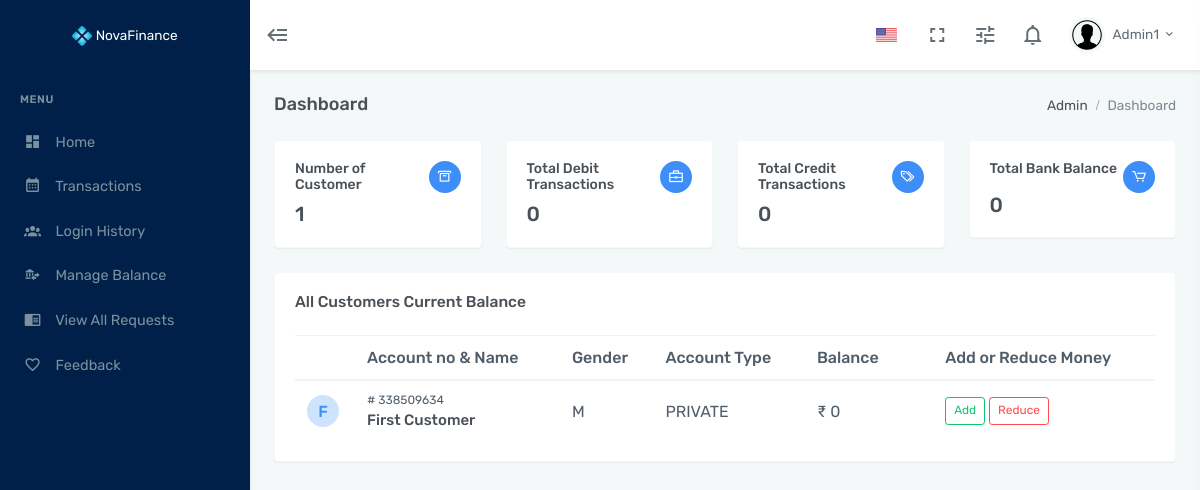
Screenshot of /admin/manage_balance.php (signed in) with the database file from the repository.
### tables this page shows
CREATE TABLE `tbl_customer` (
  `account_no` int(9) NOT NULL,
  `full_name` char(100) NOT NULL,
  `gender` char(10) NOT NULL,
  `birth_date` date NOT NULL,
  `mobile` char(15) NOT NULL,
  `email` char(100) NOT NULL,
  `passport` char(100) NOT NULL
);

CREATE TABLE `tbl_account_type` (
  `account_no` int(9) NOT NULL,
  `account_type` char(10) NOT NULL
);

CREATE TABLE `tbl_balance` (
  `account_no` int(9) NOT NULL,
  `account_type`  char(100) NOT NULL,
  `balance` int(10) NOT NULL
);

### admin/manage_balance.php (the view, shortened to what the rows shown need)
<?php
    include('connect.php');
    if(isset($_SESSION["s_admin_id"]))
    {
        $Admin_id = $_SESSION["s_admin_id"];
        $query_admin = "SELECT * FROM tbl_admin WHERE admin_id=$Admin_id";
        $result_admin = mysqli_query($con, $query_admin);
        $row_admin_detail = mysqli_fetch_array($result_admin);
    }else {
         header("location:/auth-login.php");
     }
?>
<!doctype html>
<html lang="en">
    <head>
        <link href="assets/libs/slick-slider/slick/slick.css" rel="stylesheet" type="text/css" />
        <link href="assets/libs/slick-slider/slick/slick-theme.css" rel="stylesheet" type="text/css" />
        <link href="assets/libs/alertifyjs/build/css/alertify.min.css" rel="stylesheet" type="text/css" />
        <link href="assets/libs/alertifyjs/build/css/themes/default.min.css" rel="stylesheet" type="text/css" />
        <link href="assets/libs/sweetalert2/sweetalert2.min.css" rel="stylesheet" type="text/css" />
        <link href="assets/libs/jqvmap/jqvmap.min.css" rel="stylesheet" />
        <link href="assets/css/bootstrap.min.css" rel="stylesheet" type="text/css" />
        <link href="assets/css/icons.min.css" rel="stylesheet" type="text/css" />
        <link href="assets/css/app.min.css" rel="stylesheet" type="text/css" />
    </head>
    <body data-sidebar="dark">
        <div id="layout-wrapper">
            <header id="page-topbar" >
                <div class="navbar-header">
                    <div class="d-flex">
                        <div class="dropdown d-inline-block">
                            <button type="button" class="btn header-item waves-effect" id="page-header-user-dropdown"
                                data-toggle="dropdown" aria-haspopup="true" aria-expanded="false">
                                <img class="rounded-circle header-profile-user" src="assets/images/users/avatar-1.jpg"
                                    alt="Header Avatar">
                                <span class="d-none d-sm-inline-block ml-1"><?php echo $row_admin_detail["full_name"]?></span>
                                <i class="mdi mdi-chevron-down d-none d-sm-inline-block"></i>
                            </button>
                        </div>
                    </div>
                </div>
            </header>
            <div class="main-content">
                <div class="page-content">
                    <div class="container-fluid">
                        <div class="row">
                            <div class="col-lg-12">
                                <div class="card">
                                    <div class="card-body">
                                        <div class="table-responsive">
                                            <table class="table table-centered table-nowrap mb-0">
                                                <thead>
                                                    <tr>
                                                        <th scope="col"  style="width: 60px;"></th>
                                                        <th scope="col">Account no & Name</th>
                                                        <th scope="col">Gender</th>
                                                        <th scope="col">Account Type</th>
                                                        <th scope="col">Balance</th>
                                                        <th></th>
                                                        <th scope="col">Add or Reduce Money</th>
                                                    </tr>
                                                </thead>
                                                <tbody>
                                                <?php
                                                    $query_for_customer_details = "SELECT * FROM tbl_customer";
                                                    $customers_details = mysqli_query($con,$query_for_customer_details);
                                                    while($row = mysqli_fetch_array($customers_details)) {
                                                        $account_no = $row["account_no"];
                                                        $query_for_account_bal = "SELECT balance FROM tbl_balance WHERE account_no=$account_no";
                                                        $result_account_bal = mysqli_query($con, $query_for_account_bal);
                                                        $account_bal = mysqli_fetch_array($result_account_bal)[0];
                                                        $query_for_account_type = "SELECT account_type FROM tbl_account_type WHERE account_no=$account_no";
                                                        $result_account_type = mysqli_query($con, $query_for_account_type);
                                                        $account_type = mysqli_fetch_array($result_account_type)[0];
                                                        if ($account_no == 338509629)
                                                        {
                                                            $AddReduceBtn = '';
                                                        }
                                                        else
                                                        {
                                                            $AddReduceBtn = '<button type="button" name="btn_add" onclick="alertifyPromptAdd('.$account_no.');" class="btn btn-outline-success btn-sm">Add</button>
                                                            <button type="button" onclick="alertifyPromptReduce('.$account_no.');" class="btn btn-outline-danger btn-sm">Reduce</button>
                                                            <div class="col-sm-4">';
                                                        }
                                                       echo
                                                       '<tr>
                                                            <td>
                                                                <div class="avatar-xs">
                                                                    <span class="avatar-title rounded-circle bg-soft-primary text-primary">
                                                                        '.$row["full_name"][0].'
                                                                    </span>
                                                                </div>
                                                            </td>
                                                            <td>
                                                                <p class="mb-1 font-size-12"># '.$row["account_no"].'</p>
                                                                <h5 class="font-size-15 mb-0">'.$row["full_name"].' </h5>
                                                            </td>
                                                            <td>'.$row["gender"].'<br></td>
                                                            <td> '.$account_type.'</td>
                                                            <td>&#x20b9; '.$account_bal.'<br></td>
                                                            <td></td>
                                                            <td>
                                                            '.$AddReduceBtn.'
                                            </div>
                                                        </td>
                                                    </tr>';
                                                   }
                                                ?>
                                                </tbody>
                                            </table>
                                        </div>
                                    </div>
                                </div>
                            </div>
                        </div>
                    </div>
                </div>
            </div>
        </div>
    </body>
</html>

### rows the page displays
tbl_customer: full_name "F", account_no "338509634", full_name "First Customer", gender "M", tbl_account_type.account_type "PRIVATE", tbl_balance.balance "0"

### other values shown
$row_admin_detail["full_name"] "Admin1"
$no_of_customer "1"
$debit_count "0"
$credit_count "0"
$total_bank_balance "0"
